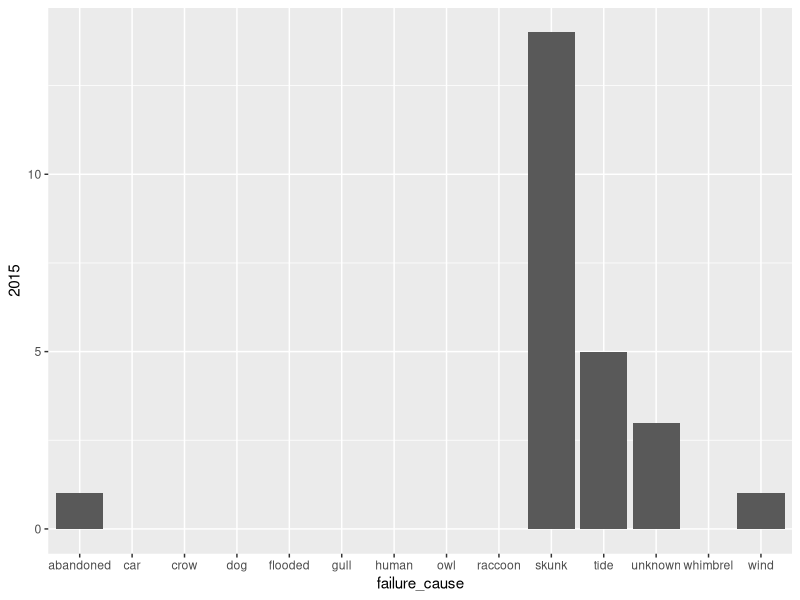
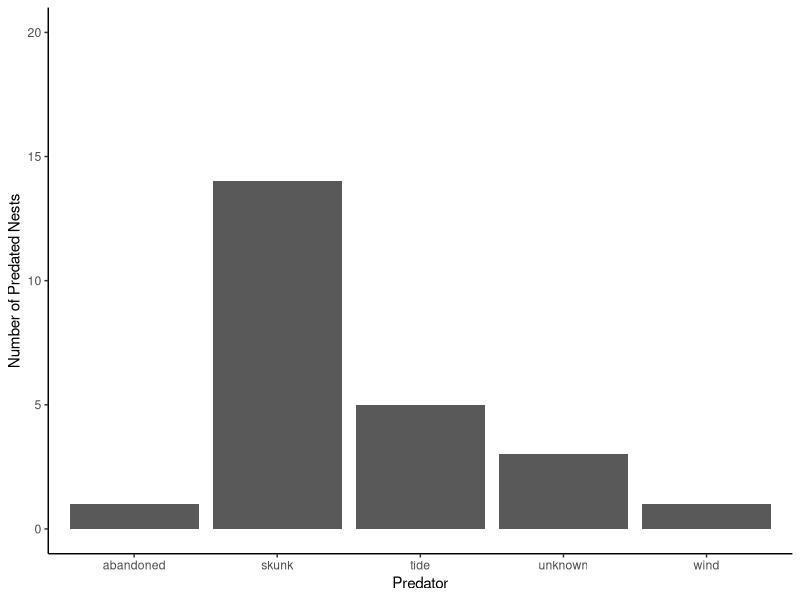

The R source for these figures, in order: (Note: this script raises an error after producing the figures.)
## ---- chunk 1
knitr::opts_chunk$set(echo = TRUE)
## ---- chunk 2
# Load packages and read Snowy Plover csv file

library(tidyverse)
library(ggplot2)
library(RColorBrewer)
library(gganimate)
library(lubridate)
snowyplover <- read_csv("SnowyPlover.csv")

## ---- chunk 3
# Count table of predators by year

predation_table <- snowyplover %>% 
  select(year, failure_cause) %>% 
  filter( failure_cause != "NA") %>% 
  count(failure_cause, year) %>% 
  spread(year, n)

predation_table[is.na(predation_table)] <- 0



## ---- chunk 4
# Graph using count table
predators_graph <- ggplot( predation_table, aes( x = failure_cause, y = `2015`)) +
  geom_col()

predators_graph
## ---- chunk 5
# Count table filtered by specific year
predation <- snowyplover %>% 
  select(year, failure_cause) %>% 
  filter( failure_cause != "NA") %>%
  filter( year == "2015") %>% 
  count(failure_cause, year)

# Graph using filtered count table
predators_graph2 <- ggplot(predation, aes( x = failure_cause, y = n)) +
  geom_col() +
  xlab("Predator") +
      ylab("Number of Predated Nests") +
      scale_y_continuous(limits = c(0,20), breaks = c(0,5,10,15,20)) +
      theme_classic()

predators_graph2
## ---- chunk 6
# Data wrangling with Snowy Ploverbreeding data

breeding <- snowyplover %>% 
  select( year, total_eggs, eggs_hatched, chicks_fledged) %>% 
  mutate( nests = 1)
 
# Removing NA, ".", ?, and uncomfirmed
breeding[is.na(breeding)] <- 0
breeding[ breeding == "." | breeding == "unconfirmed" | breeding == "?"] <- 0

# Coerce to numeric class
breeding = as.data.frame(sapply(breeding, as.numeric))

# Creating count table by year and by breeding stage

breeding_table <- breeding %>% 
  group_by(year) %>% 
  summarise( nests = sum(nests), eggs = sum(total_eggs), hatched = sum(eggs_hatched), fledged = sum(chicks_fledged)) %>% 
  gather("stage", "count", 2:5)

# Creating filtered data

breeding_filtered <- breeding_table %>% 
  filter( stage == input$stage[1] | stage == input$stage[2] | stage == input$stage[3] | stage == input$stage[4])

# Graph
breeding_graph <- ggplot(breeding_table, aes(x = year, y = count, group = stage)) +
  geom_line(aes(color = stage)) +
  theme_classic() +
  geom_point( aes(color = stage)) +
  transition_reveal(year)
breeding_graph

## ---- chunk 7

shorebirds <- read_csv("COPR_Shorebird.csv")
#read shorebird data

## ---- chunk 8

#Shorebird abundance by location for 2015

bird_2015 <- shorebirds %>% 
    filter(Year == "2015") #Filter data set by year (use radio buttons or drop down menu to select)

bird_2015_graph <- ggplot(bird_2015, aes(x=Polygon_Location))+
  geom_bar()+
  labs(x= "Location", y = "Number Observed", title = "Shorebird Abundance at COPR (2015)")+ 
  theme_classic()+
  theme(plot.title = element_text(hjust = 0.5)) #histogram for locations of where shorebirds were found in beach polygons

#Maybe add a map to this page of polygons

bird_2015_graph

## ---- chunk 9
#Shorebird abundance by location for 2015

bird_2016 <- shorebirds %>% 
    filter(Year == "2016") #Filter data set by year (use radio buttons or drop down menu to select)

bird_2016_graph <- ggplot(bird_2016, aes(x=Polygon_Location))+
  geom_bar()+
  labs(x= "Location", y = "Number Observed", title = "Shorebird Abundance at COPR (2016)")+ 
  theme_classic()+
  theme(plot.title = element_text(hjust = 0.5)) #histogram for locations of where shorebirds were found in beach polygons

#Maybe add a map to this page of polygons

bird_2016_graph

## ---- chunk 10

#Shorebird abundance by location for 2015

bird_2017 <- shorebirds %>% 
    filter(Year == "2017") #Filter data set by year (use radio buttons or drop down menu to select)

bird_2017_graph <- ggplot(bird_2015, aes(x=Polygon_Location))+
  geom_bar()+
  labs(x= "Location", y = "Number Observed", title = "Shorebird Abundance at COPR (2017)")+ 
  theme_classic()+
  theme(plot.title = element_text(hjust = 0.5)) #histogram for locations of where shorebirds were found in beach polygons

#Maybe add a map to this page of polygons

bird_2017_graph

## ---- chunk 11
#Add code for 2018 dat here when we have it

## ---- chunk 12
#Shorebird diversity by location for 2015

bird_2015_sp <- shorebirds %>% 
    filter(Year == "2015") %>% #Filter data set by year (use radio buttons or drop down menu to select)
  group_by(Species) %>% 
  count(Polygon_Location, Species) #Turn list of observed species into counts of how many different species observed
  

bird_2015_sp_graph <- ggplot(bird_2015_sp, aes(x=Polygon_Location))+
  geom_bar()+
  labs(x= "Location", y = "Number of Species Observed", title = "Shorebird Diversity at COPR (2015)")+ 
  theme_classic()+
  theme(plot.title = element_text(hjust = 0.5)) #bar graph for number of species found in beach polygons 

#Maybe add a map to this page of polygons

bird_2015_sp_graph

## ---- chunk 13
#Shorebird diversity by location for 2016

bird_2016_sp <- shorebirds %>% 
    filter(Year == "2016") %>% #Filter data set by year (use radio buttons or drop down menu to select)
  group_by(Species) %>% 
  count(Polygon_Location, Species) #Turn list of observed species into counts of how many different species observed
  

bird_2016_sp_graph <- ggplot(bird_2016_sp, aes(x=Polygon_Location))+
  geom_bar()+
  labs(x= "Location", y = "Number of Species Observed", title = "Shorebird Diversity at COPR (2016)")+ 
  theme_classic()+
  theme(plot.title = element_text(hjust = 0.5)) #bar graph for number of species found in beach polygons 

#Maybe add a map to this page of polygons

bird_2016_sp_graph

## ---- chunk 14
#Shorebird diversity by location for 2017

bird_2017_sp <- shorebirds %>% 
    filter(Year == "2017") %>% #Filter data set by year (use radio buttons or drop down menu to select)
  group_by(Species) %>% 
  count(Polygon_Location, Species) #Turn list of observed species into counts of how many different species observed
  

bird_2017_sp_graph <- ggplot(bird_2017_sp, aes(x=Polygon_Location))+
  geom_bar()+
  labs(x= "Location", y = "Number of Species Observed", title = "Shorebird Diversity at COPR (2017)")+ 
  theme_classic()+
  theme(plot.title = element_text(hjust = 0.5)) #bar graph for number of species found in beach polygons 

#Maybe add a map to this page of polygons

bird_2017_sp_graph

## ---- chunk 15
#Add 2018 data when we get it
## ---- chunk 16
# Wrangling data for top bird species

#Converted dates into standard formate
shorebirds$Date <- as.Date(shorebirds$Date, "%m/%d/%Y")

# Top species by year
top_by_year2 <- shorebirds %>%
  mutate( Month = month(Date)) %>%
  select(Month, Year, Species, Count) %>% 
  filter( Year == 2015) %>% 
  group_by(Species) %>% 
  summarize( count = sum(Count)) %>% 
  arrange(-count) %>% 
  head(6)



# Monthly data filtered for top species by year
top_filtered2 <-  shorebirds %>%
  mutate( Month = month(Date)) %>%
  select(Month, Year, Species, Count) %>% 
  filter( Year == 2015) %>% 
  group_by(Month, Species)%>%
  summarise( count = sum(Count))%>% 
subset( Species == top_by_year2) %>% 
  arrange(Species, -count)

top_graph <- ggplot( top_filtered2, aes( x = Month, y = count)) + geom_col() + 
facet_wrap(~Species) +
theme_classic() +
scale_x_continuous(breaks = c(1,2,3,4,5,6,7,8,9,10,11,12))

top_graph
